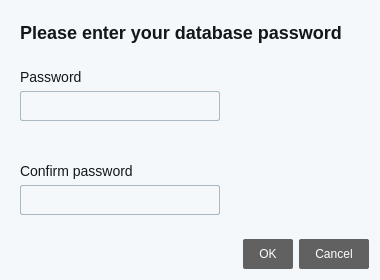
<?xml version="1.0" encoding="UTF-8"?>
<ui version="4.0">
 <class>PasswordDatabaseDialog</class>
 <widget class="QDialog" name="PasswordDatabaseDialog">
  <property name="geometry">
   <rect>
    <x>0</x>
    <y>0</y>
    <width>380</width>
    <height>280</height>
   </rect>
  </property>
  <property name="minimumSize">
   <size>
    <width>380</width>
    <height>280</height>
   </size>
  </property>
  <property name="maximumSize">
   <size>
    <width>380</width>
    <height>280</height>
   </size>
  </property>
  <property name="baseSize">
   <size>
    <width>0</width>
    <height>0</height>
   </size>
  </property>
  <property name="contextMenuPolicy">
   <enum>Qt::NoContextMenu</enum>
  </property>
  <property name="windowTitle">
   <string>Database password</string>
  </property>
  <property name="styleSheet">
   <string notr="true">background: #F5F8FA;
color: #14171A;
font-family:&quot;Segoe UI&quot;,Roboto,&quot;Helvetica Neue&quot;,Arial,&quot;Noto Sans&quot;,sans-serif,&quot;Apple Color Emoji&quot;,&quot;Segoe UI Emoji&quot;,&quot;Segoe UI Symbol&quot;,&quot;Noto Color Emoji&quot;</string>
  </property>
  <layout class="QVBoxLayout" name="verticalLayout">
   <item>
    <widget class="QLabel" name="title">
     <property name="styleSheet">
      <string notr="true">font-size: 18px;
font-weight:500;
padding-left:4px;
</string>
     </property>
     <property name="text">
      <string>Please enter your database password</string>
     </property>
    </widget>
   </item>
   <item>
    <widget class="QWidget" name="passwordWidget" native="true">
     <layout class="QVBoxLayout" name="verticalLayout_3">
      <property name="spacing">
       <number>0</number>
      </property>
      <item>
       <widget class="QLabel" name="passwordLabel">
        <property name="styleSheet">
         <string notr="true">padding-bottom: 6px;
font-size:14px;</string>
        </property>
        <property name="text">
         <string>Password</string>
        </property>
        <property name="indent">
         <number>0</number>
        </property>
       </widget>
      </item>
      <item>
       <widget class="QLineEdit" name="passwordInput">
        <property name="minimumSize">
         <size>
          <width>200</width>
          <height>0</height>
         </size>
        </property>
        <property name="maximumSize">
         <size>
          <width>200</width>
          <height>16777215</height>
         </size>
        </property>
        <property name="styleSheet">
         <string notr="true">QLineEdit{
	padding: 6px 4px;
	border: 1px solid #aab8c2;
	border-radius: 2px;
}
QLineEdit:hover, QLineEdit:focus{
	border: 1px solid #14171a;
}</string>
        </property>
        <property name="maxLength">
         <number>32</number>
        </property>
        <property name="echoMode">
         <enum>QLineEdit::Password</enum>
        </property>
        <property name="clearButtonEnabled">
         <bool>false</bool>
        </property>
       </widget>
      </item>
      <item>
       <widget class="QLabel" name="passwordLabelError">
        <property name="enabled">
         <bool>true</bool>
        </property>
        <property name="styleSheet">
         <string notr="true">color:rgb(255, 0, 0);padding-top: 4px;</string>
        </property>
        <property name="text">
         <string/>
        </property>
       </widget>
      </item>
     </layout>
    </widget>
   </item>
   <item>
    <widget class="QWidget" name="confirmPasswordWidget" native="true">
     <layout class="QVBoxLayout" name="verticalLayout_2">
      <property name="spacing">
       <number>0</number>
      </property>
      <property name="bottomMargin">
       <number>0</number>
      </property>
      <item>
       <widget class="QLabel" name="confirmPasswordLabel">
        <property name="styleSheet">
         <string notr="true">padding-bottom: 6px;
font-size:14px;</string>
        </property>
        <property name="text">
         <string>Confirm password</string>
        </property>
        <property name="indent">
         <number>0</number>
        </property>
       </widget>
      </item>
      <item>
       <widget class="QLineEdit" name="confirmPasswordInput">
        <property name="minimumSize">
         <size>
          <width>200</width>
          <height>0</height>
         </size>
        </property>
        <property name="maximumSize">
         <size>
          <width>200</width>
          <height>16777215</height>
         </size>
        </property>
        <property name="styleSheet">
         <string notr="true">QLineEdit{
	padding: 6px 4px;
	border: 1px solid #aab8c2;
	border-radius: 2px;
}
QLineEdit:hover, QLineEdit:focus{
	border: 1px solid #14171a;
}</string>
        </property>
        <property name="maxLength">
         <number>32</number>
        </property>
        <property name="frame">
         <bool>true</bool>
        </property>
        <property name="echoMode">
         <enum>QLineEdit::Password</enum>
        </property>
       </widget>
      </item>
      <item>
       <widget class="QLabel" name="confirmPasswordLabelError">
        <property name="enabled">
         <bool>true</bool>
        </property>
        <property name="styleSheet">
         <string notr="true">color:rgb(255, 0, 0);padding-top: 4px;</string>
        </property>
        <property name="text">
         <string/>
        </property>
       </widget>
      </item>
     </layout>
    </widget>
   </item>
   <item>
    <widget class="QDialogButtonBox" name="buttonBox">
     <property name="styleSheet">
      <string notr="true">QPushButton {
background: #616161;
border-radius: 2px;
color: #fff;
padding: 8px 16px;
}</string>
     </property>
     <property name="orientation">
      <enum>Qt::Horizontal</enum>
     </property>
     <property name="standardButtons">
      <set>QDialogButtonBox::Cancel|QDialogButtonBox::Ok</set>
     </property>
     <property name="centerButtons">
      <bool>false</bool>
     </property>
    </widget>
   </item>
  </layout>
 </widget>
 <tabstops>
  <tabstop>passwordInput</tabstop>
  <tabstop>confirmPasswordInput</tabstop>
 </tabstops>
 <resources/>
 <connections>
  <connection>
   <sender>buttonBox</sender>
   <signal>accepted()</signal>
   <receiver>PasswordDatabaseDialog</receiver>
   <slot>accept()</slot>
   <hints>
    <hint type="sourcelabel">
     <x>248</x>
     <y>254</y>
    </hint>
    <hint type="destinationlabel">
     <x>157</x>
     <y>274</y>
    </hint>
   </hints>
  </connection>
  <connection>
   <sender>buttonBox</sender>
   <signal>rejected()</signal>
   <receiver>PasswordDatabaseDialog</receiver>
   <slot>reject()</slot>
   <hints>
    <hint type="sourcelabel">
     <x>316</x>
     <y>260</y>
    </hint>
    <hint type="destinationlabel">
     <x>286</x>
     <y>274</y>
    </hint>
   </hints>
  </connection>
 </connections>
</ui>
